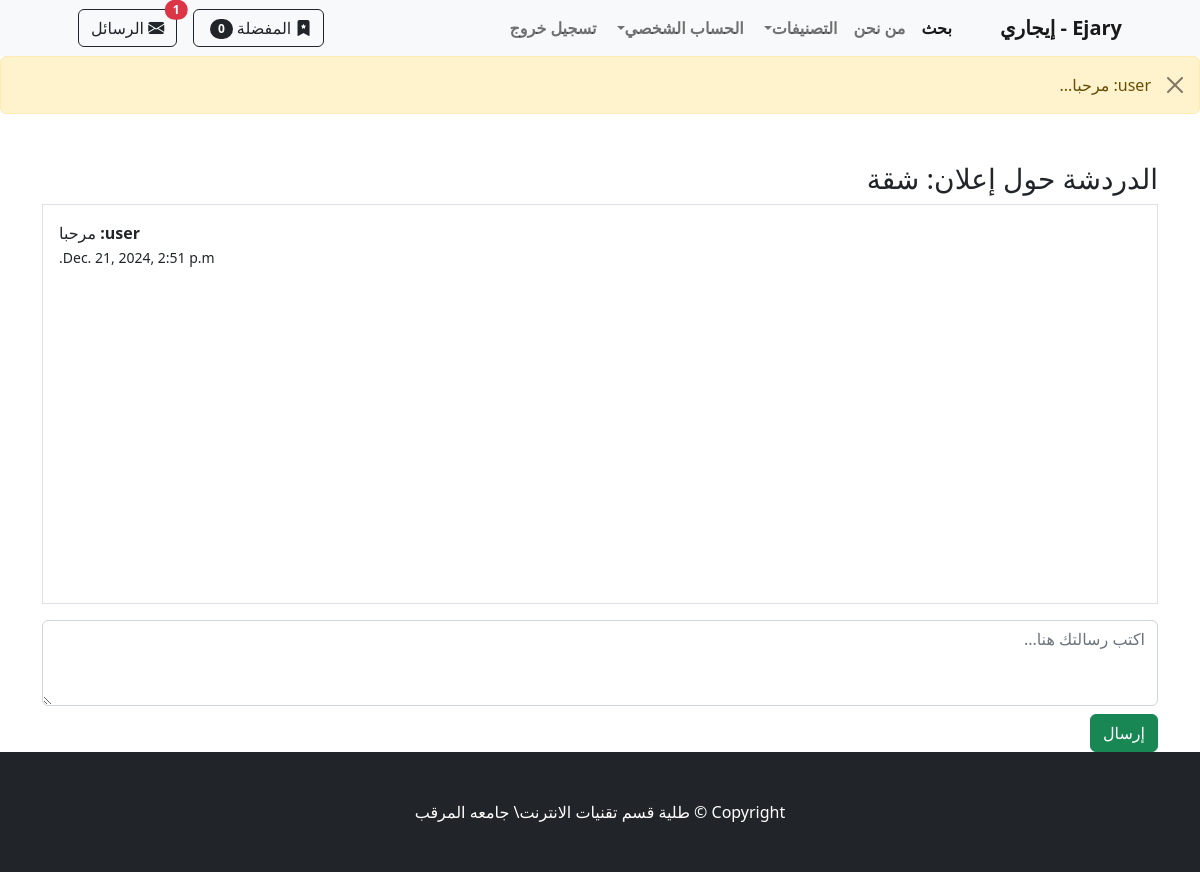
Screenshot of /chat/16/10/ (signed in) with the database file from the repository.
### store/models.py (models this page shows, shortened)
class ChatMessage(models.Model):
    product = models.ForeignKey(Product, on_delete=models.CASCADE)
    sender = models.ForeignKey(User, on_delete=models.CASCADE, related_name='sent_messages')
    receiver = models.ForeignKey(User, on_delete=models.CASCADE, related_name='received_messages')
    message = models.TextField()
    timestamp = models.DateTimeField(auto_now_add=True)
    is_read = models.BooleanField(default=False)
    def __str__(self):
   		 return f'{self.sender.username}: {self.message[:30]}...'

class Product(models.Model):
    name = models.CharField(max_length=100)
    price = models.DecimalField(default=0, decimal_places=2, max_digits=6)
    category = models.ForeignKey(Category, on_delete=models.CASCADE, default=1)
    description = models.CharField(max_length=250, default='', blank=True, null=True)
    image = models.ImageField(upload_to='uploads/product/')
    is_sale = models.BooleanField(default=False)
    sale_price = models.DecimalField(default=0, decimal_places=2, max_digits=6)
    user = models.ForeignKey(User, on_delete=models.CASCADE)  # المستخدم الذي أضاف الإعلان
    city = models.ForeignKey(City, on_delete=models.CASCADE, null=True, blank=True)  # المدينة
    phone_number = models.CharField(
        max_length=10,
        validators=[
            RegexValidator(
                regex=r'^(092|091|094|093)\d{7}$',
                message="Phone number must start with 092, 091, 094, or 093 and be 10 digits long."
            )
        ],
        help_text="Enter a valid phone number starting with 092, 091, 094, or 093."
    )

### store/views.py (the view, shortened to what this page needs)
# urls.py: path('chat/<int:product_id>/<int:receiver_id>/', views.chat, name='chat'),
@login_required
def chat(request, product_id, receiver_id):
    product = get_object_or_404(Product, id=product_id)
    receiver = get_object_or_404(User, id=receiver_id)
    messages = ChatMessage.objects.filter(product=product, sender__in=[request.user, receiver], receiver__in=[request.user, receiver]).order_by('timestamp')
    return render(request, 'chat.html', {'product': product, 'messages': messages, 'receiver': receiver})

### cart/cart.py (called while the page is built)
	def __len__(self):
		return len(self.cart)

### cart/context_processors.py (called while the page is built)
def cart(request):
	return {'cart': Cart(request)}

### store/views.py (called while the page is built)
def categories_processor(request):
    return {
        'categories': Category.objects.all()
    }

def base_context(request):
    if request.user.is_authenticated:
        unread_count = ChatMessage.objects.filter(receiver=request.user, is_read=False).count()
    else:
        unread_count = 0
    return {'unread_count': unread_count}

### store/templates/chat.html (shortened to what this page needs)
{% extends 'base.html' %}
{% block content %}
<div class="container mt-5">
    <h3>الدردشة حول إعلان: {{ product.name }}</h3>
    <div class="chat-box border p-3" style="height: 400px; overflow-y: scroll;">
        {% for msg in messages %}
            <div class="{% if msg.sender == request.user %}text-end{% else %}text-start{% endif %}">
                <p><strong>{{ msg.sender.username }}:</strong> {{ msg.message }} <br> <small>{{ msg.timestamp }}</small></p>
            </div>
        {% endfor %}
    </div>
    <form method="post" class="mt-3">
        <textarea name="message" class="form-control" rows="3" placeholder="اكتب رسالتك هنا..."></textarea>
        <button type="submit" class="btn btn-success mt-2">إرسال</button>
    </form>
</div>
{% endblock %}

### store/templates/base.html (shortened to what this page needs)
{% load static %}
<!DOCTYPE html>
<html dir="rtl" lang="ar">
<head>
    <link href="https://cdn.jsdelivr.net/npm/bootstrap-icons@1.5.0/font/bootstrap-icons.css" rel="stylesheet" />
    <link href="{% static 'css/styles.css' %}" rel="stylesheet" />
</head>
<body>
    {% include 'navbar.html' %}
    {% if messages %}
    {% for message in messages %}
    <div class="alert alert-warning alert-dismissible fade show" role="alert">
        {{ message }}
        <button type="button" class="btn-close" data-bs-dismiss="alert" aria-label="Close"></button>
    </div>
    {% endfor %}
    {% endif %}
    {% block content %}
    {% endblock %}
    <footer class="py-5 bg-dark">
        <div class="container">
            <p class="m-0 text-center text-white">Copyright &copy; طلية قسم تقنيات الانترنت\ جامعه المرقب</p>
        </div>
    </footer>
</body>
</html>

### rows the page displays
ChatMessage: sender+message "user: مرحبا...", sender.username "user", message "مرحبا", timestamp "Dec. 21, 2024, 2:51 p.m."
Product: name "شقة"

### other values shown
{{ cart|length }} "0"
{{ unread_count }} "1"
